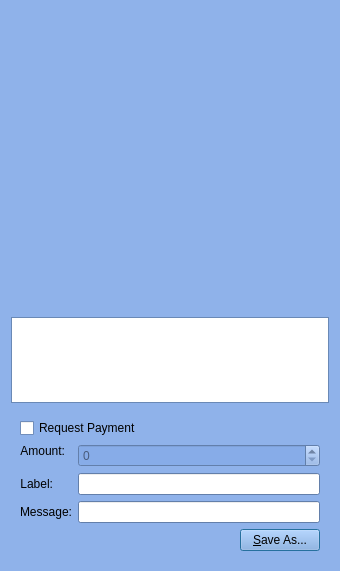
<?xml version="1.0" encoding="UTF-8"?>
<ui version="4.0">
 <class>QRCodeDialog</class>
 <widget class="QDialog" name="QRCodeDialog">
  <property name="geometry">
   <rect>
    <x>0</x>
    <y>0</y>
    <width>340</width>
    <height>571</height>
   </rect>
  </property>
  <property name="palette">
   <palette>
    <active>
     <colorrole role="WindowText">
      <brush brushstyle="SolidPattern">
       <color alpha="255">
        <red>0</red>
        <green>0</green>
        <blue>0</blue>
       </color>
      </brush>
     </colorrole>
     <colorrole role="Button">
      <brush brushstyle="SolidPattern">
       <color alpha="238">
        <red>135</red>
        <green>173</green>
        <blue>232</blue>
       </color>
      </brush>
     </colorrole>
     <colorrole role="Light">
      <brush brushstyle="SolidPattern">
       <color alpha="238">
        <red>241</red>
        <green>247</green>
        <blue>255</blue>
       </color>
      </brush>
     </colorrole>
     <colorrole role="Midlight">
      <brush brushstyle="SolidPattern">
       <color alpha="238">
        <red>188</red>
        <green>210</green>
        <blue>243</blue>
       </color>
      </brush>
     </colorrole>
     <colorrole role="Dark">
      <brush brushstyle="SolidPattern">
       <color alpha="238">
        <red>67</red>
        <green>86</green>
        <blue>116</blue>
       </color>
      </brush>
     </colorrole>
     <colorrole role="Mid">
      <brush brushstyle="SolidPattern">
       <color alpha="238">
        <red>90</red>
        <green>115</green>
        <blue>154</blue>
       </color>
      </brush>
     </colorrole>
     <colorrole role="Text">
      <brush brushstyle="SolidPattern">
       <color alpha="255">
        <red>0</red>
        <green>0</green>
        <blue>0</blue>
       </color>
      </brush>
     </colorrole>
     <colorrole role="BrightText">
      <brush brushstyle="SolidPattern">
       <color alpha="255">
        <red>255</red>
        <green>255</green>
        <blue>255</blue>
       </color>
      </brush>
     </colorrole>
     <colorrole role="ButtonText">
      <brush brushstyle="SolidPattern">
       <color alpha="255">
        <red>0</red>
        <green>0</green>
        <blue>0</blue>
       </color>
      </brush>
     </colorrole>
     <colorrole role="Base">
      <brush brushstyle="SolidPattern">
       <color alpha="255">
        <red>255</red>
        <green>255</green>
        <blue>255</blue>
       </color>
      </brush>
     </colorrole>
     <colorrole role="Window">
      <brush brushstyle="SolidPattern">
       <color alpha="238">
        <red>135</red>
        <green>173</green>
        <blue>232</blue>
       </color>
      </brush>
     </colorrole>
     <colorrole role="Shadow">
      <brush brushstyle="SolidPattern">
       <color alpha="255">
        <red>0</red>
        <green>0</green>
        <blue>0</blue>
       </color>
      </brush>
     </colorrole>
     <colorrole role="AlternateBase">
      <brush brushstyle="SolidPattern">
       <color alpha="246">
        <red>195</red>
        <green>214</green>
        <blue>243</blue>
       </color>
      </brush>
     </colorrole>
     <colorrole role="ToolTipBase">
      <brush brushstyle="SolidPattern">
       <color alpha="255">
        <red>255</red>
        <green>255</green>
        <blue>220</blue>
       </color>
      </brush>
     </colorrole>
     <colorrole role="ToolTipText">
      <brush brushstyle="SolidPattern">
       <color alpha="255">
        <red>0</red>
        <green>0</green>
        <blue>0</blue>
       </color>
      </brush>
     </colorrole>
    </active>
    <inactive>
     <colorrole role="WindowText">
      <brush brushstyle="SolidPattern">
       <color alpha="255">
        <red>0</red>
        <green>0</green>
        <blue>0</blue>
       </color>
      </brush>
     </colorrole>
     <colorrole role="Button">
      <brush brushstyle="SolidPattern">
       <color alpha="238">
        <red>135</red>
        <green>173</green>
        <blue>232</blue>
       </color>
      </brush>
     </colorrole>
     <colorrole role="Light">
      <brush brushstyle="SolidPattern">
       <color alpha="238">
        <red>241</red>
        <green>247</green>
        <blue>255</blue>
       </color>
      </brush>
     </colorrole>
     <colorrole role="Midlight">
      <brush brushstyle="SolidPattern">
       <color alpha="238">
        <red>188</red>
        <green>210</green>
        <blue>243</blue>
       </color>
      </brush>
     </colorrole>
     <colorrole role="Dark">
      <brush brushstyle="SolidPattern">
       <color alpha="238">
        <red>67</red>
        <green>86</green>
        <blue>116</blue>
       </color>
      </brush>
     </colorrole>
     <colorrole role="Mid">
      <brush brushstyle="SolidPattern">
       <color alpha="238">
        <red>90</red>
        <green>115</green>
        <blue>154</blue>
       </color>
      </brush>
     </colorrole>
     <colorrole role="Text">
      <brush brushstyle="SolidPattern">
       <color alpha="255">
        <red>0</red>
        <green>0</green>
        <blue>0</blue>
       </color>
      </brush>
     </colorrole>
     <colorrole role="BrightText">
      <brush brushstyle="SolidPattern">
       <color alpha="255">
        <red>255</red>
        <green>255</green>
        <blue>255</blue>
       </color>
      </brush>
     </colorrole>
     <colorrole role="ButtonText">
      <brush brushstyle="SolidPattern">
       <color alpha="255">
        <red>0</red>
        <green>0</green>
        <blue>0</blue>
       </color>
      </brush>
     </colorrole>
     <colorrole role="Base">
      <brush brushstyle="SolidPattern">
       <color alpha="255">
        <red>255</red>
        <green>255</green>
        <blue>255</blue>
       </color>
      </brush>
     </colorrole>
     <colorrole role="Window">
      <brush brushstyle="SolidPattern">
       <color alpha="238">
        <red>135</red>
        <green>173</green>
        <blue>232</blue>
       </color>
      </brush>
     </colorrole>
     <colorrole role="Shadow">
      <brush brushstyle="SolidPattern">
       <color alpha="255">
        <red>0</red>
        <green>0</green>
        <blue>0</blue>
       </color>
      </brush>
     </colorrole>
     <colorrole role="AlternateBase">
      <brush brushstyle="SolidPattern">
       <color alpha="246">
        <red>195</red>
        <green>214</green>
        <blue>243</blue>
       </color>
      </brush>
     </colorrole>
     <colorrole role="ToolTipBase">
      <brush brushstyle="SolidPattern">
       <color alpha="255">
        <red>255</red>
        <green>255</green>
        <blue>220</blue>
       </color>
      </brush>
     </colorrole>
     <colorrole role="ToolTipText">
      <brush brushstyle="SolidPattern">
       <color alpha="255">
        <red>0</red>
        <green>0</green>
        <blue>0</blue>
       </color>
      </brush>
     </colorrole>
    </inactive>
    <disabled>
     <colorrole role="WindowText">
      <brush brushstyle="SolidPattern">
       <color alpha="238">
        <red>67</red>
        <green>86</green>
        <blue>116</blue>
       </color>
      </brush>
     </colorrole>
     <colorrole role="Button">
      <brush brushstyle="SolidPattern">
       <color alpha="238">
        <red>135</red>
        <green>173</green>
        <blue>232</blue>
       </color>
      </brush>
     </colorrole>
     <colorrole role="Light">
      <brush brushstyle="SolidPattern">
       <color alpha="238">
        <red>241</red>
        <green>247</green>
        <blue>255</blue>
       </color>
      </brush>
     </colorrole>
     <colorrole role="Midlight">
      <brush brushstyle="SolidPattern">
       <color alpha="238">
        <red>188</red>
        <green>210</green>
        <blue>243</blue>
       </color>
      </brush>
     </colorrole>
     <colorrole role="Dark">
      <brush brushstyle="SolidPattern">
       <color alpha="238">
        <red>67</red>
        <green>86</green>
        <blue>116</blue>
       </color>
      </brush>
     </colorrole>
     <colorrole role="Mid">
      <brush brushstyle="SolidPattern">
       <color alpha="238">
        <red>90</red>
        <green>115</green>
        <blue>154</blue>
       </color>
      </brush>
     </colorrole>
     <colorrole role="Text">
      <brush brushstyle="SolidPattern">
       <color alpha="238">
        <red>67</red>
        <green>86</green>
        <blue>116</blue>
       </color>
      </brush>
     </colorrole>
     <colorrole role="BrightText">
      <brush brushstyle="SolidPattern">
       <color alpha="255">
        <red>255</red>
        <green>255</green>
        <blue>255</blue>
       </color>
      </brush>
     </colorrole>
     <colorrole role="ButtonText">
      <brush brushstyle="SolidPattern">
       <color alpha="238">
        <red>67</red>
        <green>86</green>
        <blue>116</blue>
       </color>
      </brush>
     </colorrole>
     <colorrole role="Base">
      <brush brushstyle="SolidPattern">
       <color alpha="238">
        <red>135</red>
        <green>173</green>
        <blue>232</blue>
       </color>
      </brush>
     </colorrole>
     <colorrole role="Window">
      <brush brushstyle="SolidPattern">
       <color alpha="238">
        <red>135</red>
        <green>173</green>
        <blue>232</blue>
       </color>
      </brush>
     </colorrole>
     <colorrole role="Shadow">
      <brush brushstyle="SolidPattern">
       <color alpha="255">
        <red>0</red>
        <green>0</green>
        <blue>0</blue>
       </color>
      </brush>
     </colorrole>
     <colorrole role="AlternateBase">
      <brush brushstyle="SolidPattern">
       <color alpha="238">
        <red>135</red>
        <green>173</green>
        <blue>232</blue>
       </color>
      </brush>
     </colorrole>
     <colorrole role="ToolTipBase">
      <brush brushstyle="SolidPattern">
       <color alpha="255">
        <red>255</red>
        <green>255</green>
        <blue>220</blue>
       </color>
      </brush>
     </colorrole>
     <colorrole role="ToolTipText">
      <brush brushstyle="SolidPattern">
       <color alpha="255">
        <red>0</red>
        <green>0</green>
        <blue>0</blue>
       </color>
      </brush>
     </colorrole>
    </disabled>
   </palette>
  </property>
  <property name="windowTitle">
   <string>QR Code Dialog</string>
  </property>
  <layout class="QVBoxLayout" name="verticalLayout_3">
   <item>
    <widget class="QLabel" name="lblQRCode">
     <property name="sizePolicy">
      <sizepolicy hsizetype="Expanding" vsizetype="Expanding">
       <horstretch>0</horstretch>
       <verstretch>0</verstretch>
      </sizepolicy>
     </property>
     <property name="minimumSize">
      <size>
       <width>300</width>
       <height>300</height>
      </size>
     </property>
     <property name="textFormat">
      <enum>Qt::PlainText</enum>
     </property>
     <property name="alignment">
      <set>Qt::AlignCenter</set>
     </property>
     <property name="wordWrap">
      <bool>true</bool>
     </property>
    </widget>
   </item>
   <item>
    <widget class="QPlainTextEdit" name="outUri">
     <property name="sizePolicy">
      <sizepolicy hsizetype="Expanding" vsizetype="Minimum">
       <horstretch>0</horstretch>
       <verstretch>0</verstretch>
      </sizepolicy>
     </property>
     <property name="minimumSize">
      <size>
       <width>0</width>
       <height>50</height>
      </size>
     </property>
     <property name="tabChangesFocus">
      <bool>true</bool>
     </property>
     <property name="textInteractionFlags">
      <set>Qt::TextSelectableByKeyboard|Qt::TextSelectableByMouse</set>
     </property>
    </widget>
   </item>
   <item>
    <widget class="QWidget" name="widget" native="true">
     <layout class="QVBoxLayout" name="verticalLayout_2">
      <item>
       <widget class="QCheckBox" name="chkReqPayment">
        <property name="enabled">
         <bool>true</bool>
        </property>
        <property name="text">
         <string>Request Payment</string>
        </property>
       </widget>
      </item>
      <item>
       <layout class="QFormLayout" name="formLayout">
        <property name="fieldGrowthPolicy">
         <enum>QFormLayout::AllNonFixedFieldsGrow</enum>
        </property>
        <item row="1" column="0">
         <widget class="QLabel" name="lblLabel">
          <property name="text">
           <string>Label:</string>
          </property>
          <property name="textFormat">
           <enum>Qt::PlainText</enum>
          </property>
          <property name="alignment">
           <set>Qt::AlignRight|Qt::AlignTrailing|Qt::AlignVCenter</set>
          </property>
          <property name="buddy">
           <cstring>lnLabel</cstring>
          </property>
         </widget>
        </item>
        <item row="1" column="1">
         <widget class="QLineEdit" name="lnLabel"/>
        </item>
        <item row="2" column="0">
         <widget class="QLabel" name="lblMessage">
          <property name="text">
           <string>Message:</string>
          </property>
          <property name="textFormat">
           <enum>Qt::PlainText</enum>
          </property>
          <property name="alignment">
           <set>Qt::AlignRight|Qt::AlignTrailing|Qt::AlignVCenter</set>
          </property>
          <property name="buddy">
           <cstring>lnMessage</cstring>
          </property>
         </widget>
        </item>
        <item row="2" column="1">
         <widget class="QLineEdit" name="lnMessage"/>
        </item>
        <item row="0" column="0">
         <widget class="QLabel" name="lblAmount">
          <property name="sizePolicy">
           <sizepolicy hsizetype="Preferred" vsizetype="Maximum">
            <horstretch>0</horstretch>
            <verstretch>0</verstretch>
           </sizepolicy>
          </property>
          <property name="text">
           <string>Amount:</string>
          </property>
          <property name="textFormat">
           <enum>Qt::PlainText</enum>
          </property>
          <property name="alignment">
           <set>Qt::AlignRight|Qt::AlignTrailing|Qt::AlignVCenter</set>
          </property>
          <property name="buddy">
           <cstring>lnReqAmount</cstring>
          </property>
         </widget>
        </item>
        <item row="0" column="1">
         <widget class="BitcoinAmountField" name="lnReqAmount">
          <property name="enabled">
           <bool>false</bool>
          </property>
          <property name="minimumSize">
           <size>
            <width>80</width>
            <height>0</height>
           </size>
          </property>
         </widget>
        </item>
       </layout>
      </item>
      <item>
       <layout class="QHBoxLayout" name="horizontalLayout">
        <item>
         <spacer name="horizontalSpacer">
          <property name="orientation">
           <enum>Qt::Horizontal</enum>
          </property>
          <property name="sizeHint" stdset="0">
           <size>
            <width>40</width>
            <height>20</height>
           </size>
          </property>
         </spacer>
        </item>
        <item>
         <widget class="QPushButton" name="btnSaveAs">
          <property name="text">
           <string>&amp;Save As...</string>
          </property>
         </widget>
        </item>
       </layout>
      </item>
     </layout>
    </widget>
   </item>
  </layout>
 </widget>
 <customwidgets>
  <customwidget>
   <class>BitcoinAmountField</class>
   <extends>QSpinBox</extends>
   <header>bitcoinamountfield.h</header>
  </customwidget>
 </customwidgets>
 <resources/>
 <connections>
  <connection>
   <sender>chkReqPayment</sender>
   <signal>clicked(bool)</signal>
   <receiver>lnReqAmount</receiver>
   <slot>setEnabled(bool)</slot>
   <hints>
    <hint type="sourcelabel">
     <x>92</x>
     <y>285</y>
    </hint>
    <hint type="destinationlabel">
     <x>98</x>
     <y>311</y>
    </hint>
   </hints>
  </connection>
 </connections>
</ui>
